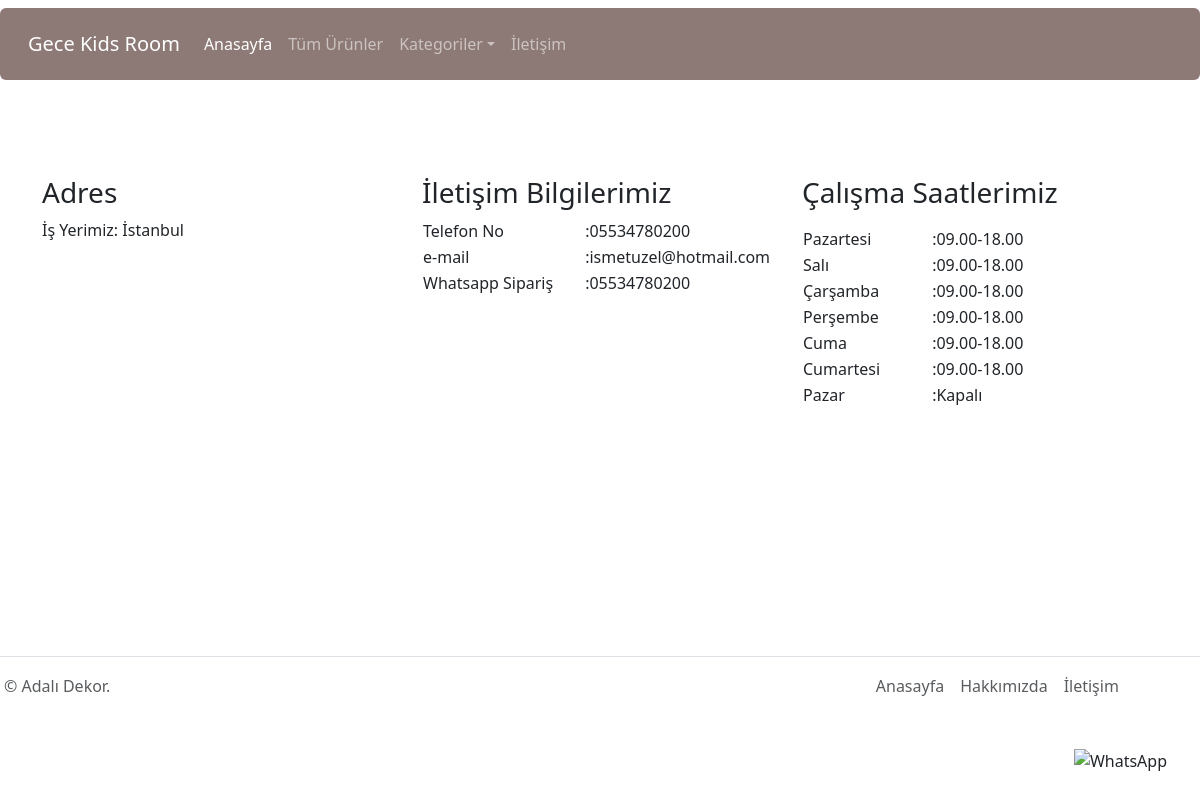
The page /contact_us/ on the database as committed earlier.
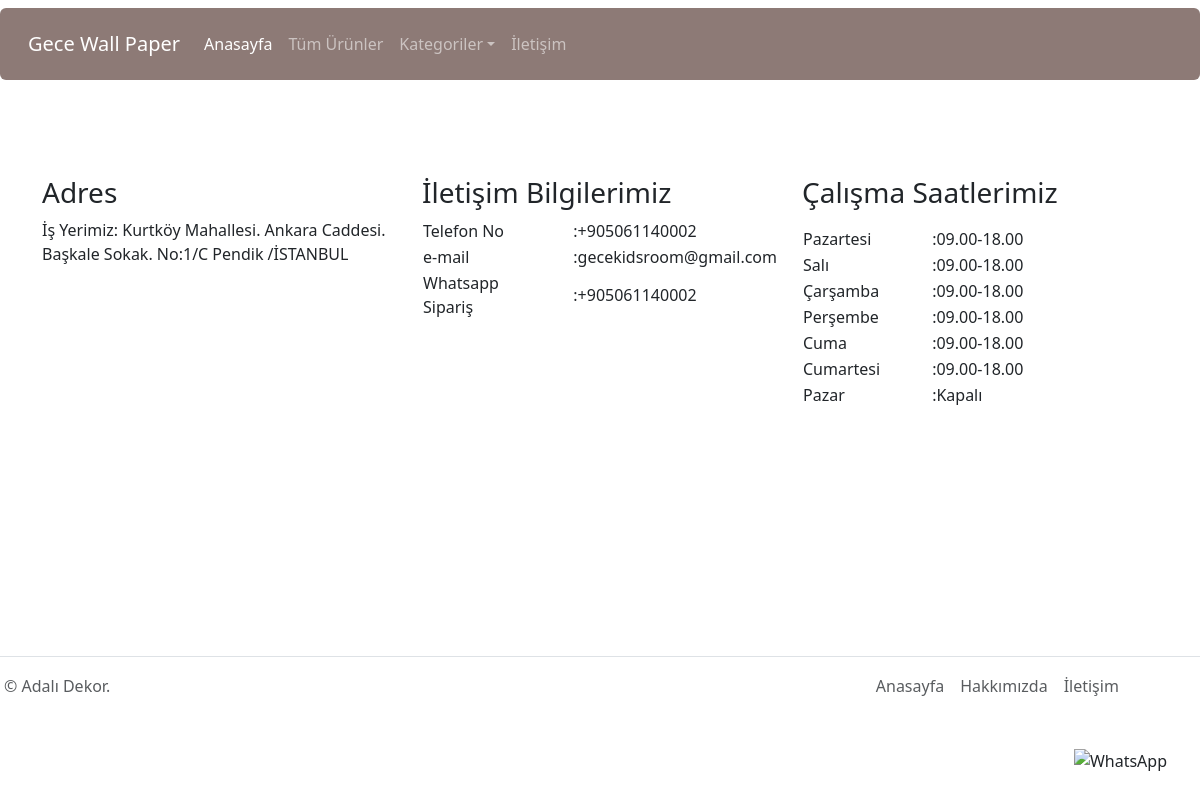
The same page on the database as committed later.
### page_app/models.py (models this page shows, shortened)
class ContactInfo(models.Model):
    title = models.CharField(max_length=255)
    about_us = models.TextField()
    adress = models.TextField()
    contact_number = models.CharField(max_length=15)
    contact_email = models.EmailField()
    iban=models.CharField(max_length=20,blank=True, null=True)

### page_app/views.py (the view)
# urls.py: path('contact_us/',contact_us, name='contact_us'),
def contact_us(request):
    product_objects = Products.objects.all()
    category_objects = Category.objects.all()
    slideritem_objects = SliderItem.objects.all()
    contact_objects = ContactInfo.objects.all()
    context=dict(
        category_objects = category_objects,
        slideritem_objects = slideritem_objects,
        product_objects = product_objects,
        contact_objects=contact_objects,
    )
    return render(request,'page/contact_us.html', context)

### page_app/templates/page/contact_us.html (shortened to what this page needs)
{% extends 'core/base.html'  %}
{% block content %}
<div class="container mt-5">
  <div class="row mt-5 justify-content-center">
    <div class="col-sm-4 mt-5 ">
      <h3>Adres</h3>
      <p>
        İş Yerimiz: {{ contact_objects.0.adress}}
      </p>
    </div>
    <div class="col-sm-4 mt-5">
      <h3>İletişim Bilgilerimiz</h3>
      <table>
        <tr>
          <td>Telefon No</td>
          <td style="width: 30px;"></td>
          <td>:{{ contact_objects.0.contact_number}} </td>
        </tr>
        <tr>
          <td>e-mail</td>
          <td style="width: 30px;"></td>
          <td>:{{ contact_objects.0.contact_email}} </td>
        </tr>
        <tr>
          <td>Whatsapp Sipariş</td>
          <td style="width: 30px;"></td>
          <td>:{{ contact_objects.0.contact_number}} </td>
        </tr>
      </table>
    </div>
    <div class="col-sm-4 mt-5">
      <h3>Çalışma Saatlerimiz</h3>
      <p>
        <table>
          <tr>
            <td>Pazartesi</td>
            <td style="width: 50px;"></td>
            <td>:09.00-18.00</td>
          </tr>
          <tr>
            <td>Salı</td>
            <td style="width: 50px;"></td>
            <td>:09.00-18.00</td>
          </tr>
          <tr>
            <td>Çarşamba</td>
            <td style="width: 50px;"></td>
            <td>:09.00-18.00</td>
          </tr>
          <tr>
            <td>Perşembe</td>
            <td style="width: 50px;"></td>
            <td>:09.00-18.00</td>
          </tr>
          <tr>
            <td>Cuma</td>
            <td style="width: 50px;"></td>
            <td>:09.00-18.00</td>
          </tr>
          <tr>
            <td>Cumartesi</td>
            <td style="width: 50px;"></td>
            <td>:09.00-18.00</td>
          </tr>
          <tr>
            <td>Pazar</td>
            <td style="width: 50px;"></td>
            <td>:Kapalı</td>
          </tr>
          <tr>
            <td><br></td>
          </tr>
          <tr>
            <td><br></td>
          </tr>
          <tr>
            <td><br></td>
          </tr>
          <tr>
            <td><br></td>
          </tr>
          <tr>
            <td><br></td>
          </tr>
          <tr>
            <td><br></td>
          </tr>
          <tr>
            <td><br></td>
          </tr>
          <tr>
            <td><br></td>
          </tr>
        </table>
      </p>
    </div>
  </div>
</div>
{% endblock %}

### templates/core/navbar.html (shortened to what this page needs)
{% load static %}
<nav class="navbar navbar-expand-lg navbar-dark rounded p-3 mt-2 custom-navbar-bg">
    <div class="container-fluid">
        <a class="navbar-brand" href="/">{{ contact_objects.0.title }}</a>
        <div class="navbar-collapse collapse" id="navbarsExample09">
            <ul class="navbar-nav me-auto mb-2 mb-lg-0">
                <li class="nav-item">
                    <a class="nav-link active" aria-current="page" href="/">Anasayfa</a>
                </li>
                <li class="nav-item">
                    <a class="nav-link" href="{% url 'tum_urunler' %}">Tüm Ürünler</a>
                </li>
                <li class="nav-item dropdown">
                    <a class="nav-link dropdown-toggle" href="#" data-bs-toggle="dropdown" aria-expanded="false">Kategoriler</a>
                </li>
                <li class="nav-item">
                    <a class="nav-link" href="{% url 'contact_us' %}">İletişim</a>
                </li>
            </ul>
        </div>
    </div>
</nav>

Rows that differ between the two databases and show on the page:
changed ContactInfo: title "Gece Kids Room" → "Gece Wall Paper"; adress "İstanbul" → "Kurtköy Mahallesi. Ankara Caddesi. Başkale Sokak. No:1/C Pendik /İSTANBUL"; contact_number "05534780200" → "+905061140002"; contact_email "ismetuzel@hotmail.com" → "gecekidsroom@gmail.com"
